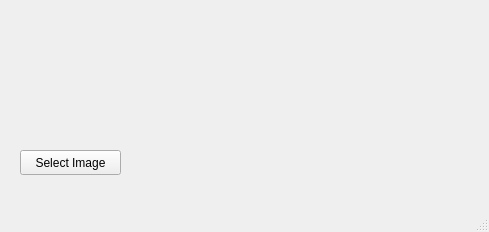
<?xml version="1.0" encoding="UTF-8"?>
<ui version="4.0">
 <class>MainWindow</class>
 <widget class="QMainWindow" name="MainWindow">
  <property name="geometry">
   <rect>
    <x>0</x>
    <y>0</y>
    <width>489</width>
    <height>232</height>
   </rect>
  </property>
  <property name="windowTitle">
   <string>Tool</string>
  </property>
  <widget class="QWidget" name="centralwidget">
   <widget class="QPushButton" name="pushButton">
    <property name="geometry">
     <rect>
      <x>20</x>
      <y>150</y>
      <width>101</width>
      <height>25</height>
     </rect>
    </property>
    <property name="text">
     <string>Select Image</string>
    </property>
   </widget>
  </widget>
  <widget class="QMenuBar" name="menubar">
   <property name="geometry">
    <rect>
     <x>0</x>
     <y>0</y>
     <width>489</width>
     <height>22</height>
    </rect>
   </property>
  </widget>
  <widget class="QStatusBar" name="statusbar"/>
 </widget>
 <resources/>
 <connections/>
</ui>
